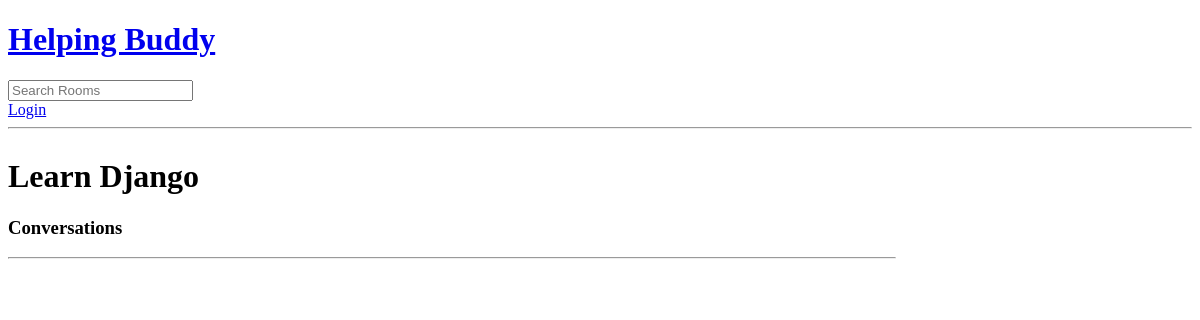
Page /room/9/ on the earlier database version.
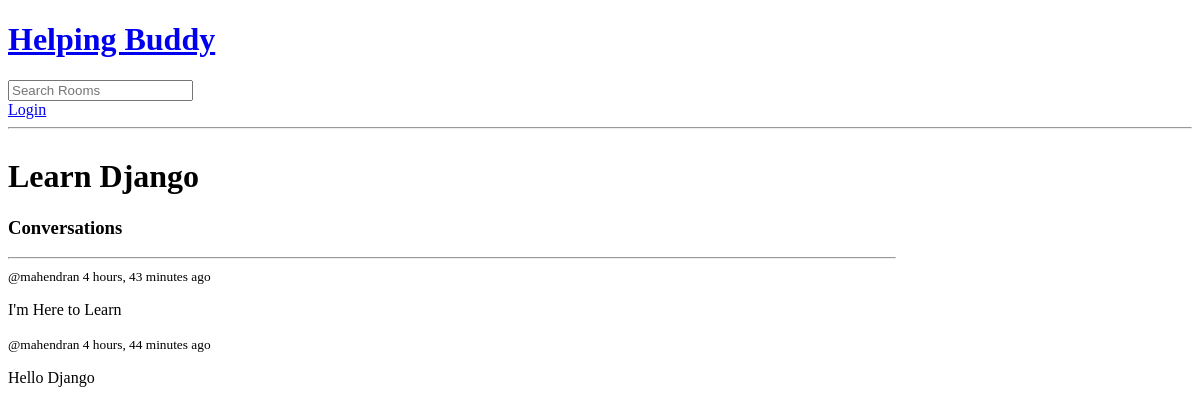
Same page on the later database version.
### base/models.py (models this page shows, shortened)
class Room(models.Model):
    host = models.ForeignKey(User, on_delete = models.SET_NULL, null = True)
    topic = models.ForeignKey(Topic, on_delete = models.SET_NULL, null = True)
    name = models.CharField(max_length = 200)
    description = models.TextField(null = True, blank = True)
    participants = models.ManyToManyField(User, related_name='paricipants', blank=True)
    updated = models.DateTimeField(auto_now = True) #take snapshot of time when modified
    created = models.DateTimeField(auto_now_add = True) #take snapshot of time when created
    class Meta:
        ordering = ['-updated','-created']

class Message(models.Model):
    user = models.ForeignKey(User, on_delete = models.SET_NULL, null = True)
    room = models.ForeignKey(Room, on_delete = models.SET_NULL, null = True)
    body = models.TextField()
    updated = models.DateTimeField(auto_now = True) #take snapshot of time when modified
    created = models.DateTimeField(auto_now_add = True) #take snapshot of time when created

### base/views.py (the view, shortened to what this page needs)
# urls.py: path('room/<str:pk>/', views.room, name = 'room'),
def room(request, pk):
    room = Room.objects.get(id=pk)
    comments = room.message_set.all().order_by('-created')
    participants = room.participants.all()
    context = {'room': room, 'comments':comments, "participants":participants}
    return render(request, 'base/room.html', context)

### base/templates/base/room.html (shortened to what this page needs)
{% extends 'main.html' %}
{% block content %}
<div class="roomContainer">
    <div class="roomDetails">
        <h1>{{room.name }}</h1>
        <div class="comments">
            <h3>Conversations</h3>
            <hr>
            {%for comment in comments%}
            <div>
                <small>@{{comment.user}} {{comment.created|timesince}} ago</small>
                <p>{{comment.body}}</p>
            </div>
            {%endfor%}
        </div>
{% endblock %}

### templates/main.html (shortened to what this page needs)
<!DOCTYPE html>
<html lang="en">
<head>
</head>
<body>
    {% include 'navbar.html' %}
    {% block content %}
    {% endblock %}
</body>
</html>

### templates/navbar.html
<a href="/">
  <h1>Helping Buddy</h1>
</a>
<form method="GET" action="{% url 'home'%}">
  <input type="text" name="q" placeholder="Search Rooms" />
</form>
{% if request.user.is_authenticated %}
<h4>{{request.user}}</h4>
<a href="{% url 'logout' %}">Logout</a>
{% else %}
<a href="{% url 'login' %}">Login</a>
{% endif %}
<hr />

### base/templates/base/room.html (style rules this page uses)
.roomContainer { display: grid; grid-template-columns: 3fr 1fr; }

Differences in the rows shown:
added Message: user "mahendran", created "4 hours, 43 minutes", body "I'm Here to Learn"
added Message: user "mahendran", created "4 hours, 44 minutes", body "Hello Django"
